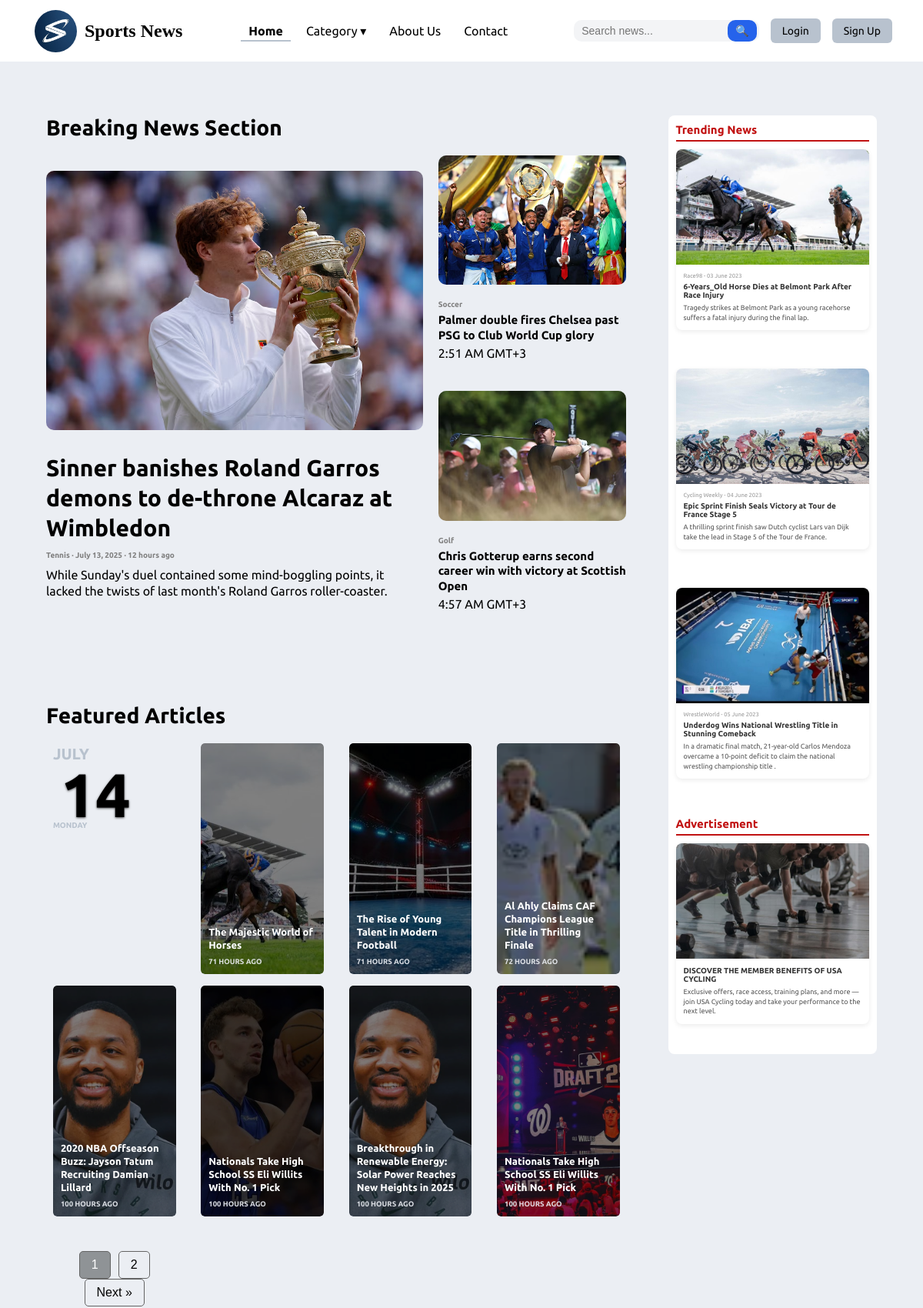
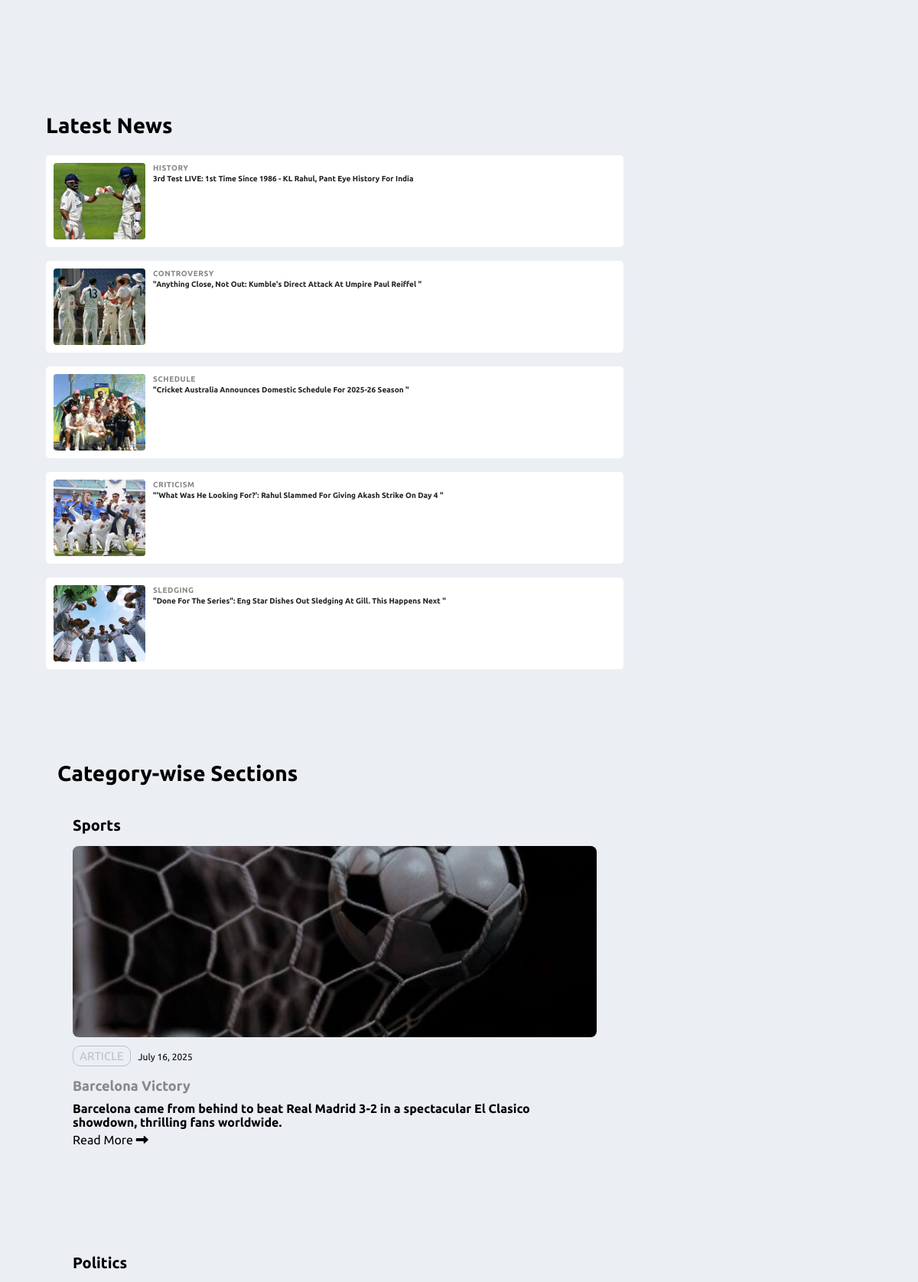
The page / (upper part) on the database its author committed (2 pictures, top to bottom).
### tables this page shows
CREATE TABLE `articles` (
  `article_id` int(11) NOT NULL,
  `title` varchar(255) DEFAULT NULL,
  `content` text DEFAULT NULL,
  `image_url` varchar(255) DEFAULT NULL,
  `category_id` int(11) DEFAULT NULL,
  `author_id` int(11) DEFAULT NULL,
  `published_date` timestamp NOT NULL DEFAULT current_timestamp()
);

### index.php (the view, shortened to what this page needs)
<?php
include 'news-site/db.php';
?>
<!DOCTYPE html>
<html lang="en">
<head>
  <link rel="stylesheet" href="css/style.css">
  <link rel="stylesheet" href="css/all.css">
</head>
<body>
<header>
  <nav class="nav">
    <div class="container nav_header">
      <a href="#" class="logo">
        <img src="images/Sports.jpeg" alt="">
        <h2>Sports News</h2>
      </a>
      <ul class="nav_list">
        <li class="nav_item"><a href="index.php" class="nav_link link_active">Home</a></li>
 <li class="nav_item dropdown">
  <a href="#" class="nav_link">Category ▾</a>
</li>
        <li class="nav_item"><a href="about.php" class="nav_link">About Us</a></li>
        <li class="nav_item"><a href="#" class="nav_link">Contact</a></li>
      </ul>
      <div class="header-right">
        <form action="search.php" method="GET" class="search-form">
          <input type="text" name="query" placeholder="Search news..." class="search-input" required>
          <button type="submit" class="search-btn">
            <span class="search-icon">🔍</span>
          </button>
        </form>
        <a href="login.php" class="btn">Login</a>
        <a href="register.php" class="btn">Sign Up</a>
      </div>
    </div>
  </nav>
</header>
  <main>
    <div class="content_Home">
      <div class="home_left">
<section class="section sec1">
  <h2 class="section_header">Breaking News Section</h2>
  <div class="Breaking_News">
    <article class="artical1">
      <a href="articale.php?id=1">
        <img src="images/BR1.avif" alt="">
      </a>
      <a href="articale.php?id=1" class="artical1_title">
        Sinner banishes Roland Garros<br> demons to de-throne Alcaraz at<br>Wimbledon
      </a>
      <p class="artical1_p1">Tennis · July 13, 2025 · 12 hours ago</p>
      <p class="artical1_p2">While Sunday's duel contained some mind-boggling points, it lacked the twists of
        last month's Roland Garros roller-coaster.</p>
    </article>
    <div class="artical2_wrapper">
      <article class="artical2">
        <a href="articale.php?id=2">
          <img src="images/BR2.avif" alt="">
        </a>
        <p class="artical2_p1">Soccer</p>
        <a href="articale.php?id=2" class="artical2_title">
          Palmer double fires Chelsea past PSG to Club World Cup glory
        </a>
        <p class="artical2_p2">2:51 AM GMT+3</p>
      </article>
      <article class="artical2">
        <a href="articale.php?id=3">
          <img src="images/BR3.avif" alt="">
        </a>
        <p class="artical2_p1">Golf</p>
        <a href="articale.php?id=3" class="artical2_title">
          Chris Gotterup earns second career win with victory at Scottish Open
        </a>
        <p class="artical2_p2">4:57 AM GMT+3</p>
      </article>
    </div>
  </div>
</section>
    <section class="section sec2" id="featured-articles">
  <h2 class="section_header">Featured Articles</h2>
<div class="Featured_Articles">
  <article class="artical_day artical">
    <p class="artical1_p11">14</p>
    <p class="artical1_p22">JULY</p>
    <p class="artical1_p3">MONDAY</p>
  </article>
<?php
$limit = 7;
$page = isset($_GET['page']) && is_numeric($_GET['page']) ? intval($_GET['page']) : 1;
$offset = ($page - 1) * $limit;
$excluded_ids = "1,2,3,4,5,6,7,8";
$searchTerm = isset($_GET['search']) ? $conn->real_escape_string($_GET['search']) : '';
if ($searchTerm !== '') {
    $sql_count = "SELECT COUNT(*) as total FROM articles WHERE (title LIKE '%$searchTerm%' OR content LIKE '%$searchTerm%') AND article_id NOT IN ($excluded_ids)";
    $sql = "SELECT * FROM articles WHERE (title LIKE '%$searchTerm%' OR content LIKE '%$searchTerm%') AND article_id NOT IN ($excluded_ids) ORDER BY published_date DESC LIMIT $limit OFFSET $offset";
} else {
    $sql_count = "SELECT COUNT(*) as total FROM articles WHERE article_id NOT IN ($excluded_ids)";
    $sql = "SELECT * FROM articles WHERE article_id NOT IN ($excluded_ids) ORDER BY published_date DESC LIMIT $limit OFFSET $offset";
}
$result_count = $conn->query($sql_count);
$row_count = $result_count->fetch_assoc();
$total_articles = $row_count['total'];
$total_pages = ceil($total_articles / $limit);
$result = $conn->query($sql);
if ($result->num_rows > 0) {
    while ($row = $result->fetch_assoc()) {
        $id = $row['article_id'];
        $title = $row['title'];
        $image = $row['image_url'];
        $published_date = strtotime($row['published_date']);
        $hours_ago = floor((time() - $published_date) / 3600);
        echo "
        <article class='artical'>
          <a href='articale.php?id=$id'>
            <img src='$image' alt=''>
            <p class='artical1_p1'>$title</p>
            <p class='artical1_p2'>$hours_ago HOUR" . ($hours_ago > 1 ? "S" : "") . " AGO</p>
          </a>
        </article>
        ";
    }
} else {
    echo "<p>No articles found.</p>";
}
echo '<div class="pagination">';
$anchor = '#featured-articles';
for ($i = 1; $i <= $total_pages; $i++) {
    if ($i == $page) {
        echo '<span class="current-page">' . $i . '</span>';
    } else {
        echo '<a href="?search=' . urlencode($searchTerm) . '&page=' . $i . $anchor . '">' . $i . '</a>';
    }
}
if ($page < $total_pages) {
    $next_page = $page + 1;
    echo '<a href="?search=' . urlencode($searchTerm) . '&page=' . $next_page . $anchor . '">Next &raquo;</a>';
}
echo '</div>';
?>
</div>
</section>
       <section class="section sec3">
  <h2 class="section_header">Latest News</h2>
  <div class="Latest_News">
    <article class="artical">
      <a href="articale.php?id=4" style="text-decoration:none; color:inherit; display:flex; gap:1rem; align-items:flex-start; height:100%;">
        <img src="images/LE1.webp" alt="">
        <div>
          <h3>History</h3>
          <p>3rd Test LIVE: 1st Time Since 1986 - KL Rahul, Pant Eye History For India</p>
        </div>
      </a>
    </article>
    <article class="artical">
      <a href="articale.php?id=5" style="text-decoration:none; color:inherit; display:flex; gap:1rem; align-items:flex-start; height:100%;">
        <img src="images/LE2.jpg" alt="">
        <div>
          <h3>Controversy</h3>
          <p>"Anything Close, Not Out: Kumble's Direct Attack At Umpire Paul Reiffel "</p>
        </div>
      </a>
    </article>
    <article class="artical">
      <a href="articale.php?id=6" style="text-decoration:none; color:inherit; display:flex; gap:1rem; align-items:flex-start; height:100%;">
        <img src="images/LE6.webp" alt="">
        <div>
          <h3>Schedule</h3>
          <p>"Cricket Australia Announces Domestic Schedule For 2025-26 Season "</p>
        </div>
      </a>
    </article>
    <article class="artical">
      <a href="articale.php?id=7" style="text-decoration:none; color:inherit; display:flex; gap:1rem; align-items:flex-start; height:100%;">
        <img src="images/LE7.avif" alt="">
        <div>
          <h3>Criticism</h3>
          <p>"'What Was He Looking For?': Rahul Slammed For Giving Akash Strike On Day 4 "</p>
        </div>
      </a>
    </article>
    <article class="artical">
      <a href="articale.php?id=8" style="text-decoration:none; color:inherit; display:flex; gap:1rem; align-items:flex-start; height:100%;">
        <img src="images/LE8.jpg" alt="">
        <div>
          <h3>Sledging</h3>
          <p>"Done For The Series": Eng Star Dishes Out Sledging At Gill. This Happens Next "</p>
        </div>
      </a>
    </article>
  </div>
</section>
<section class="section sec4">
  <div class="container">
    <h2 class="section_header">Category-wise Sections</h2>
    <a href="category.php?query=Sports" style="text-decoration: none; color: inherit;">
      <section class="category football">
        <h2>Sports</h2>
        <article class="category-article">
          <img src="images/cat1.jpeg" alt="Football Match">
          <div class="text-box">
            <div class="spans"> <span class="label">ARTICLE</span><span class="date">July 16, 2025</span></div>
            <h3>Barcelona Victory</h3>
            <p>Barcelona came from behind to beat Real Madrid 3-2 in a spectacular El Clasico showdown, thrilling fans worldwide.</p>
        <span class="read-more">Read More <i class="fa-solid fa-right-long"></i></span>
          </div>
        </article>
      </section>
    </a>
    <a href="category.php?query=Politics" style="text-decoration: none; color: inherit;">
      <section class="category combat-sports">
        <h2>Politics</h2>
      </section>
    </a>
  </div>
</section>
      </div>
      <aside class="section">
        <section class=" trending-news">
          <div class=" trending_news">
            <h2 class="trending_title">Trending News</h2>
            <div class="trending_news_card_s">
              <img src="images/tr1.jpeg" alt="" class="trending_news_s_img">
              <div class="trending_news_s_content">
                <p class="trending_news_s_date">Race98 - 03 June 2023</p>
                <h3 class="trending_news_s_title">6-Years_Old Horse Dies at Belmont Park After Race Injury </h3>
                <p class="trending_news_s_text">
                  Tragedy strikes at Belmont Park as a young racehorse suffers a fatal injury during the final
                  lap.
                </p>
              </div>
            </div>
            <div class="trending_news_card_s">
              <img src="images/tr2.jpeg" alt="" class="trending_news_s_img">
              <div class="trending_news_s_content">
                <p class="trending_news_s_date">Cycling Weekly - 04 June 2023</p>
                <h3 class="trending_news_s_title">Epic Sprint Finish Seals Victory at Tour de France Stage 5
                </h3>
                <p class="trending_news_s_text">
                  A thrilling sprint finish saw Dutch cyclist Lars van Dijk take the lead in Stage 5 of the
                  Tour de France.
              </div>
            </div>
            <div class="trending_news_card_s">
              <img src="images/tr3.jpeg" alt="" class="trending_news_s_img">
              <div class="trending_news_s_content">
                <p class="trending_news_s_date">WrestleWorld - 05 June 2023</p>
                <h3 class="trending_news_s_title">Underdog Wins National Wrestling Title in Stunning Comeback
                </h3>
                <p class="trending_news_s_text">
                  In a dramatic final match, 21-year-old Carlos Mendoza overcame a 10-point deficit to claim
                  the national wrestling championship title .
                </p>
              </div>
            </div>
        </section>
        <section class="advertisement">
          <h2 class="trending_title">Advertisement</h2>
          <div class="trending_news_card_s">
            <img src="images/lg.jpeg" alt="Ad Banner" class="trending_news_s_img">
            <div class="trending_news_s_content">
              <h3 class="trending_news_s_title">DISCOVER THE MEMBER BENEFITS OF USA CYCLING</h3>
              <p class="trending_news_s_text">
                Exclusive offers, race access, training plans, and more — join USA Cycling today and take your
                performance to the next level.
              </p>
            </div>
          </div>
        </section>
      </aside>
    </div>
  </main>
</body>
</html>

### rows shown on the page
articles: image_url (picture), title "The Majestic World of Horses", published_date "71", shows "S"
articles: image_url (picture), title "The Rise of Young Talent in Modern Football", published_date "71", shows "S"
articles: image_url (picture), title "Al Ahly Claims CAF Champions League Title in Thrilling Finale", published_date "72", shows "S"
articles: image_url (picture), title "2020 NBA Offseason Buzz: Jayson Tatum Recruiting Damian Lillard", published_date "100", shows "S"
articles: image_url (picture), title "Nationals Take High School SS Eli Willits With No. 1 Pick", published_date "100"
articles: image_url (picture), title "Breakthrough in Renewable Energy: Solar Power Reaches New Heights in 2025", published_date "100"
articles: image_url (picture), title "Nationals Take High School SS Eli Willits With No. 1 Pick", published_date "100"
